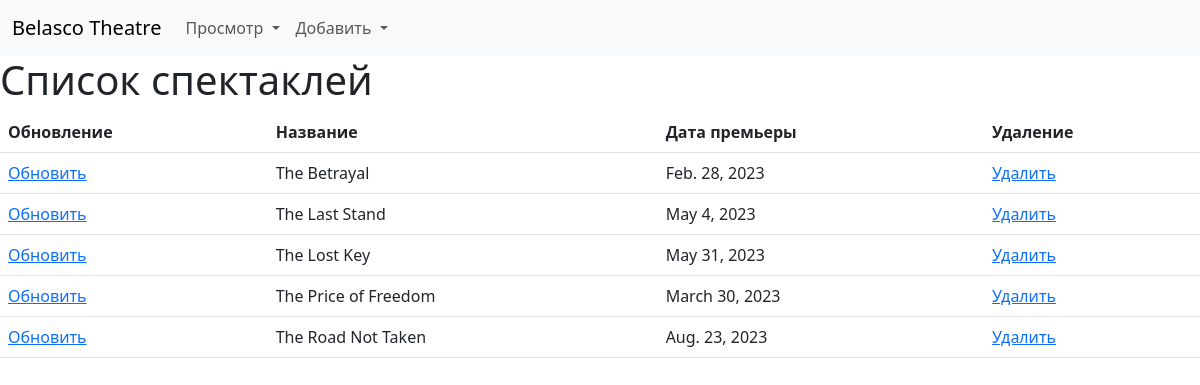
Page /plays/ on the earlier database version.
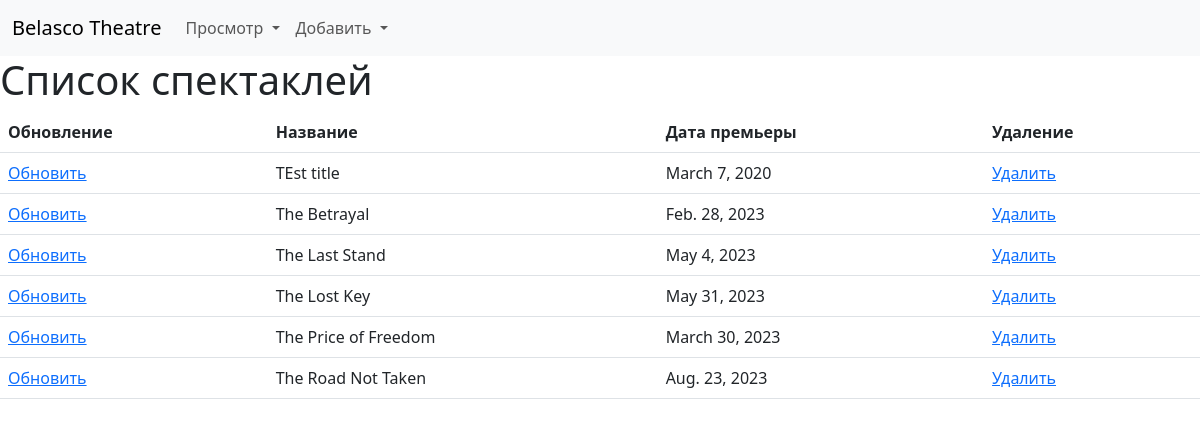
Same page on the later database version.
### core/models.py (models this page shows, shortened)
class Play(models.Model):
    title = models.CharField('Название', max_length=255)
    premiere_date = models.DateField('Дата премьеры')
    class Meta:
        verbose_name = 'Спектакль'
        verbose_name_plural = 'Спектакли'
        ordering = ('title',)

### core/views.py (the view)
# urls.py: path('plays/', views.PlayList.as_view(), name='plays'),
class PlayList(ListView):
    model = models.Play
    template_name = 'core/plays.html'
    context_object_name = 'plays'

### core/templates/core/plays.html (shortened to what this page needs)
{% extends 'core/base.html' %}
{% block content %}
    <h1>Список спектаклей</h1>
    <table class="table table-hover">
        <thead>
            <tr>
                <th scope="col">Обновление</th>
                <th scope="col">Название</th>
                <th scope="col">Дата премьеры</th>
                <th scope="col">Удаление</th>
            </tr>
        </thead>
        <tbody>
            {% for play in plays %}
                <tr>
                    <td>
                        <a href="{% url 'core:play_update' play.pk %}">
                            Обновить
                        </a>
                    </td>
                    <td>{{ play.title }}</td>
                    <td>{{ play.premiere_date }}</td>
                    <td>
                        <a href="{% url 'core:play_delete' play.pk %}">
                            Удалить
                        </a>
                    </td>
                </tr>
            {% endfor %}
        </tbody>
    </table>
{% endblock %}

Differences in the rows shown:
added Play: title "TEst title", premiere_date "March 7, 2020"
